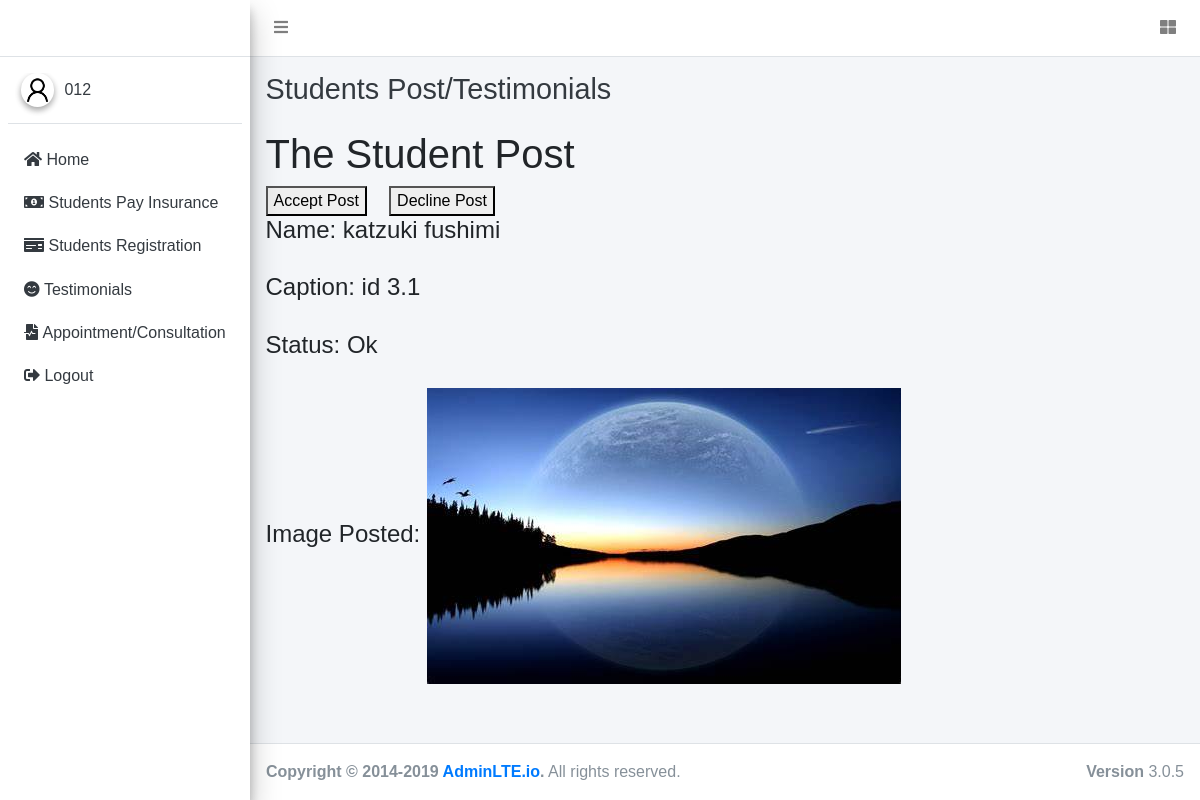
The app's page /adminViewStudentPost.php?ID=46 (signed in) with its own data.
### tables this page shows
CREATE TABLE `tbl_studentblog` (
  `id` int(255) NOT NULL,
  `name` varchar(255) NOT NULL,
  `image` varchar(255) NOT NULL,
  `post` text NOT NULL,
  `studID` int(255) NOT NULL,
  `status` varchar(50) NOT NULL
);

### adminViewStudentPost.php (the view, shortened to what this page needs)
<?php
    $con = connection();
    $studentID = $_GET['ID'];
    $sql = "select * from tbl_studentBlog where id = '$studentID'";
    $student = $con->query($sql) or die($con->error);
    $row = $student->fetch_array();
?>
<!DOCTYPE html>
<html>
<head>
<link rel="stylesheet" href="plugins/fontawesome-free/css/all.min.css">
<link rel="stylesheet" href="https://code.ionicframework.com/ionicons/2.0.1/css/ionicons.min.css">
<link rel="stylesheet" href="plugins/tempusdominus-bootstrap-4/css/tempusdominus-bootstrap-4.min.css">
<link rel="stylesheet" href="plugins/icheck-bootstrap/icheck-bootstrap.min.css">
<link rel="stylesheet" href="plugins/jqvmap/jqvmap.min.css">
<link rel="stylesheet" href="dist/css/adminlte.min.css">
<link rel="stylesheet" href="plugins/overlayScrollbars/css/OverlayScrollbars.min.css">
<link rel="stylesheet" href="plugins/daterangepicker/daterangepicker.css">
<link rel="stylesheet" href="plugins/summernote/summernote-bs4.css">
<link rel="stylesheet" href="style.css">
</head>
<body class="hold-transition sidebar-mini layout-fixed">
<div class="wrapper">
<nav class="main-header navbar navbar-expand navbar-white navbar-light">
<ul class="navbar-nav">
<li class="nav-item">
<a class="nav-link" data-widget="pushmenu" href="#" role="button"><i class="fas fa-bars"></i></a>
</li>
</ul>
<ul class="navbar-nav ml-auto">
<li class="nav-item">
<a class="nav-link" data-widget="control-sidebar" data-slide="true" href="#" role="button">
  <i class="fas fa-th-large"></i>
</a>
</li>
</ul>
</nav>
<aside class="main-sidebar sidebar-light-primary elevation-4">
<a href="index3.html" class="brand-link">
<span class="brand-text font-weight-light">&nbsp;</span>
</a>
<div class="sidebar">
<div class="user-panel mt-3 pb-3 mb-3 d-flex">
<div class="image">
<img src="dist/img/user.png" class="img-circle elevation-2" alt="User Image">
</div>
<div class="info">
  <a href="#" class="d-block">
  <?php
          if(isset($_SESSION['UserLogin']))
          {
          echo $_SESSION['UserLogin'];
          }
          ?>
  </a>
</div>
</div>
<nav class="mt-2">
        <ul class="nav nav-pills nav-sidebar flex-column" data-widget="treeview" role="menu" data-accordion="false">
          <li class="nav-item">
            <a href="admin.php" class="nav-link">
              <i class="fas fa-home"></i>
              <p>
              Home
              </p>
            </a>
          </li>
          <li class="nav-item">
            <a href="adminStudentPay.php" class="nav-link">
              <i class="fas fa-money-bill-alt"></i>
              <p>
              Students Pay Insurance
              </p>
            </a>
          </li>
          <li class="nav-item">
            <a href="adminStudentRegistration.php" class="nav-link">
              <i class="fas fa-money-check"></i>
              <p>
              Students Registration
              </p>
            </a>
          </li>
          <li class="nav-item">
            <a href="adminStudentPost.php" class="nav-link">
              <i class="fas fa-smile-beam"></i>
              <p>
                Testimonials
              </p>
            </a>
          </li>
          <li class="nav-item">
            <a href="adminConsultation.php" class="nav-link">
              <i class="fas fa-file-medical-alt"></i>
              <p>
                Appointment/Consultation
              </p>
            </a>
          </li>
          <li class="nav-item">
            <a href="logout.php" class="nav-link">
            <i class="fas fa-sign-out-alt"></i>
              <p>
                Logout
              </p>
            </a>
          </li>
        </ul>
      </nav>
</div>
</aside>
<div class="content-wrapper">
<div class="content-header">
<div class="container-fluid">
<div class="row mb-2">
  <div class="col-sm-6">
    <h1 class="m-0 text-dark">Students Post/Testimonials</h1>
  </div>
</div>
</div>
</div>
<section class="content">
<div class="container-fluid">
<div class="row">
  <div class="col-sm">
    <h1>The Student Post</h1>
    <form action="" method="post">
        <button type="submit" name="accept">Accept Post</button> &nbsp &nbsp
        <button type="submit" name="decline">Decline Post</button>
          <input type="hidden" name="name" value="<?php echo $row['name'];?>" readonly> <br>
    </form>
    <h4>
    Name: <?php echo $row['name'];?><br><br>
    Caption: <?php echo $row['post'];?><br><br>
    Status: <?php echo $row['status'];?><br><br>
    Image Posted: <?php echo "<img src='studentPost/".$row['image']."' height = '5%'>";?><br><br>
    </h4>
  </div>
</div>
</div>
</section>
</div>
<footer class="main-footer">
<strong>Copyright &copy; 2014-2019 <a href="http://adminlte.io">AdminLTE.io</a>.</strong>
All rights reserved.
<div class="float-right d-none d-sm-inline-block">
<b>Version</b> 3.0.5
</div>
</footer>
</div>
</body>
</html>

### style.css (style rules this page uses)
body { font-family: "Arial"; }

### records on screen
tbl_studentblog: name "katzuki fushimi", post "id 3.1", status "Ok", image (picture)

### other values on screen
$_SESSION['UserLogin'] "012"
